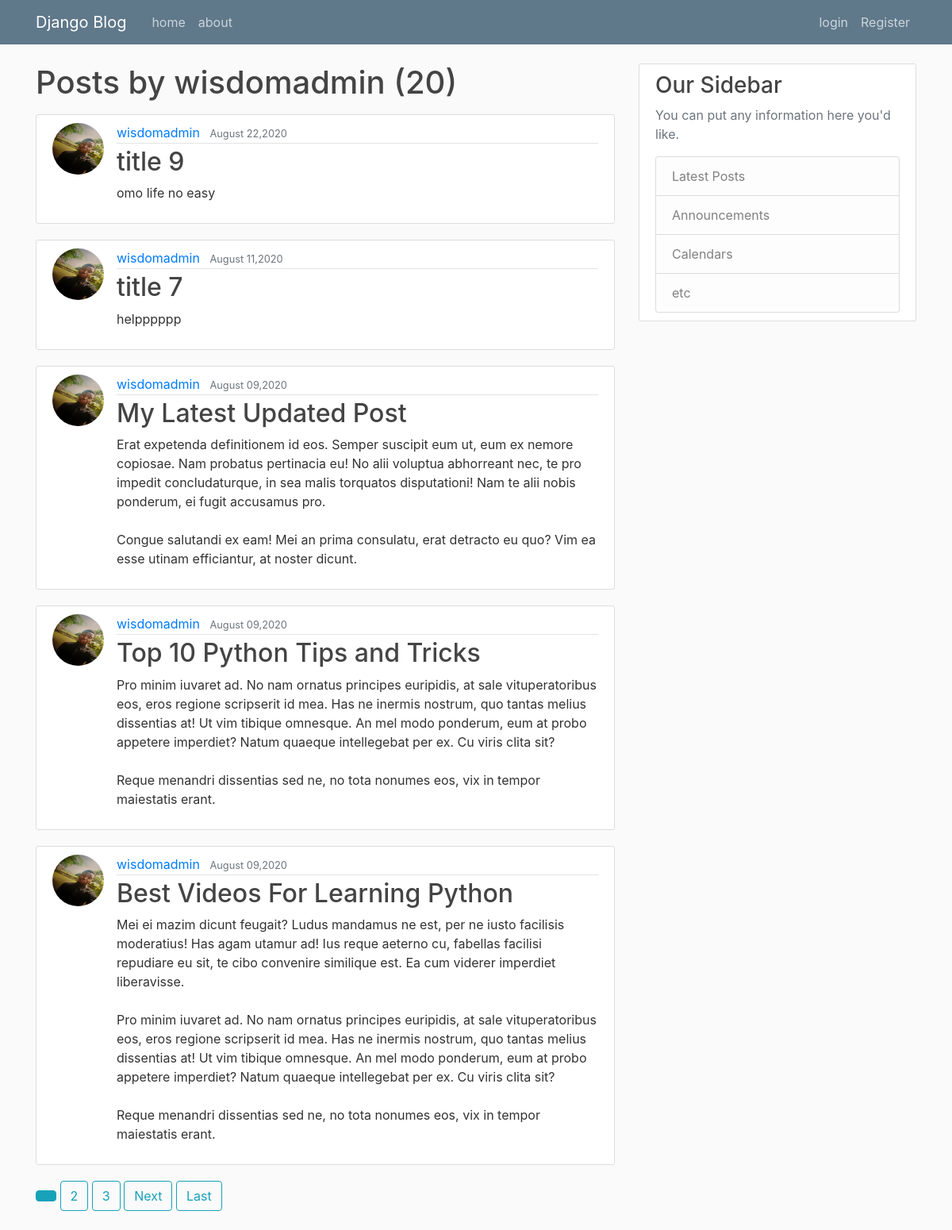
Screenshot of /user/wisdomadmin with the database file from the repository.
### mywebsite/models.py (models this page shows, shortened)
class Post(models.Model):
    title=models.CharField(max_length=100)
    content=models.TextField()
    date_posted=models.DateTimeField(default=timezone.now)
    author=models.ForeignKey(User,on_delete=models.CASCADE)

### users/models.py (models this page shows, shortened)
class Profile(models.Model):
    user = models.OneToOneField(User, on_delete=models.CASCADE)
    image=models.ImageField(default='default.jpg', upload_to='profile_pics')

### mywebsite/views.py (the view)
# urls.py: path('user/<str:username>', UserPostListView.as_view(), name='user-post'),
class UserPostListView(ListView):  # home class based view
    model = Post
    template_name = 'mywebsite/user_post.html'
    context_object_name = 'post'
    paginate_by = 5
    def get_queryset(self):
        user = get_object_or_404(User, username=self.kwargs.get("username"))
        return Post.objects.filter(author=user).order_by('-date_posted')

### mywebsite/templates/mywebsite/user_post.html (shortened to what this page needs)
{%extends "base.html" %}
{%block content%}
<h1 class="mb-3">Posts by {{view.kwargs.username}} ({{page_obj.paginator.count}})</h1>
    {%for post in post %}
    <article class="media content-section">
        <img class="rounded-circle article-img" src="{{post.author.profile.image.url}}">
    <div class="media-body">
     <div class="article-metadata">
      <a class="mr-2" href="{% url 'user-post' post.author.username %}">{{ post.author }}</a>
      <small class="text-muted">{{ post.date_posted|date:"F d,Y" }}</small>
    </div>
     <h2><a class="article-title" href="{%url 'post-detail' post.id%}">{{ post.title }}</a></h2>
     <p class="article-content">{{ post.content }}</p>
  </div>
</article>
{% endfor %}
{% if is_paginated %}
    {%for num in page_obj.paginator.page_range%}
        {%if page_obj.number == num %}
            <a class = "btn btn-info mb-4" href="?page={{num}}"></a>
        {%elif num > page_obj.number|add:'-3' and num < page_obj.number|add:'+3' %}
            <a class="btn btn-outline-info mb-4" href="?page={{num}}">{{num}}</a>
        {% endif %}
    {% endfor %}
    {% if page_obj.has_next %}
        <a class="btn btn-outline-info mb-4" href="?page={{ page_obj.next_page_number }}">Next</a>
        <a class="btn btn-outline-info mb-4" href="?page={{ page_obj.paginator.num_pages }}">Last</a>
    {% endif %}
    {% endif %}
    {%endblock content%}

### mywebsite/templates/mywebsite/base.html (shortened to what this page needs)
<!Doctype html>
{%load static%}
<html lang="en">
<head>
    <link rel="stylesheet" href="https://stackpath.bootstrapcdn.com/bootstrap/4.1.3/css/bootstrap.min.css">
    <link rel="stylesheet" type="text/css" href="{%static 'mywebsite\main.css'%}">
</head>
<body>
<header class="site-header">
  <nav class="navbar navbar-expand-md navbar-dark bg-steel fixed-top">
    <div class="container">
      <a class="navbar-brand mr-4" href="/">Django Blog</a>
        <div class="collapse navbar-collapse" id="navbarToggle">
          <div class="navbar-nav mr-auto">
            <a class="nav-item nav-link" href="{%url 'mywebsite-home'%}">home</a>
            <a class="nav-item nav-link" href="{%url 'mywebsite-about'%}">about</a>
            </div>
            <div class="navbar-nav">
                {% if user.is_authenticated %}
                <a class="nav-item-nav-link" href="{%url 'logout'%}">logout</a>
                 <a class="nav-item-nav-link" href="{%url 'post-create'%}">Add New Post</a>
                <a class="nav-item-nav-link" href="{%url 'profile'%}">profile</a>
                {% else %}
              <a class="nav-item nav-link" href="{%url 'login'%}">login</a>
              <a class="nav-item nav-link" href="{%url 'register'%}">Register</a>
                {%endif%}
              </div>
                </div>
                    </div>
                        </nav>
                            </header>
                            <main role="main" class="container">
                                <div class="row">
                                    <div class="col-md-8">
                                        {% block content %}{% endblock %}
                                    </div>
                                <div class="col-md-4">
                                    <div class="content-section">
                                    <h3>Our Sidebar</h3>
                                    <p class='text-muted'>You can put any information here you'd like.
                                      <ul class="list-group">
                                        <li class="list-group-item list-group-item-light">Latest Posts</li>
                                        <li class="list-group-item list-group-item-light">Announcements</li>
                                        <li class="list-group-item list-group-item-light">Calendars</li>
                                        <li class="list-group-item list-group-item-light">etc</li>
                                      </ul>
                                  </div>
                                </div>
                              </div>
                            </main>
  </body>
</html>

### mywebsite/static/mywebsite/main.css (style rules this page uses)
body { background: #fafafa; color: #333333; margin-top: 5rem; }
h1, h2, h3, h4, h5, h6 { color: #444444; }
ul { margin: 0; }
.bg-steel { background-color: #5f788a; }
.site-header .navbar-nav .nav-link { color: #cbd5db; }
.content-section { background: #ffffff; padding: 10px 20px; border: 1px solid #dddddd; border-radius: 3px; margin-bottom: 20px; }
.article-title { color: #444444; }
.article-content { white-space: pre-line; }
.article-img { height: 65px; width: 65px; margin-right: 16px; }
.article-metadata { padding-bottom: 1px; margin-bottom: 4px; border-bottom: 1px solid #e3e3e3 }

### rows the page displays
Post: author.profile.image (picture), author "wisdomadmin", date_posted "August 22,2020", title "title 9", content "omo life no easy"
Post: author.profile.image (picture), author "wisdomadmin", date_posted "August 11,2020", title "title 7", content "helpppppp"
Post: author.profile.image (picture), author "wisdomadmin", date_posted "August 09,2020", title "My Latest Updated Post", content "Erat expetenda definitionem id eos. Semper suscipit eum ut, eum ex nemore copiosae. Nam probatus pertinacia eu! No alii voluptua abhorreant nec, te pro impedit concludaturque, in sea malis torquatos disputationi! Nam te alii nobis ponderum, ei fugit accusamus pro. Congue salutandi ex eam! Mei an prima consulatu, erat detracto eu quo? Vim ea esse utinam efficiantur, at noster dicunt."
Post: author.profile.image (picture), author "wisdomadmin", date_posted "August 09,2020", title "Top 10 Python Tips and Tricks", content "Pro minim iuvaret ad. No nam ornatus principes euripidis, at sale vituperatoribus eos, eros regione scripserit id mea. Has ne inermis nostrum, quo tantas melius dissentias at! Ut vim tibique omnesque. An mel modo ponderum, eum at probo appetere imperdiet? Natum quaeque intellegebat per ex. Cu viris clita sit? Reque menandri dissentias sed ne, no tota nonumes eos, vix in tempor maiestatis erant."
Post: author.profile.image (picture), author "wisdomadmin", date_posted "August 09,2020", title "Best Videos For Learning Python", content "Mei ei mazim dicunt feugait? Ludus mandamus ne est, per ne iusto facilisis moderatius! Has agam utamur ad! Ius reque aeterno cu, fabellas facilisi repudiare eu sit, te cibo convenire similique est. Ea cum viderer imperdiet liberavisse. Pro minim iuvaret ad. No nam ornatus principes euripidis, at sale vituperatoribus eos, eros regione scripserit id mea. Has ne inermis nostrum, quo tantas melius dissentias at! Ut vim tibique omnesque. An mel modo ponderum, eum at probo appetere imperdiet? Natum quaeque intellegebat per ex. Cu viris clita sit? Reque menandri dissentias sed ne, no tota nonumes eos, vix in tempor maiestatis erant."

### other values shown
{{ view.kwargs.username }} "wisdomadmin"
{{ page_obj.paginator.count }} "20"
{{ num }} "2" "3"
